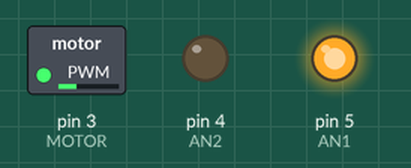
A sketch run on a simulated Arduino Uno, built with avr-gcc and run on an emulated ATmega328P. On the bench: switched loads named in the sketch (green lamp = pin HIGH), output pins drawn as LEDs (lit = HIGH).

Above: at 0.1 s.
Timing chart, 0 to 1.6 s (numbered marks = the images above):
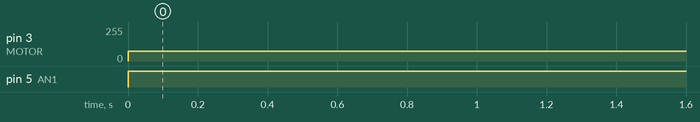

Measured:
- by itself, pin 3 (MOTOR): 0/255 → 75/255 at 0.00 s
- by itself, pin 5 (AN1): LOW → HIGH at 0.00 s

The sketch:

Motor_6a2.ino
```cpp
/*
 * Motor_6a1 - Simplr motor control
 * June 6, 2026
 * D3 - PWM output
 *
 * H-Bridge: TB6612 can easily control a toy motor down to about 10% PWM with no load.
 */

#define MOTOR 3
#define AN1   5
#define AN2   4

bool oneTime;

void setup() {
  // put your setup code here, to run once:
//  Serial.begin(9600);
  pinMode(MOTOR, OUTPUT);

  digitalWrite(AN1, LOW);
  digitalWrite(AN2, LOW);
  pinMode(AN1, OUTPUT);
  pinMode(AN2, OUTPUT);

  oneTime = true;
}

void loop() {
  if(oneTime) {
    oneTime = false;          // speed only has to set once.

    // Set direction to CW
    digitalWrite(AN1, HIGH);
    digitalWrite(AN2, LOW);
    // The analogWrite() will generate a PWM signal propotional to the value.
    analogWrite(MOTOR, 75);
  }
}
```
